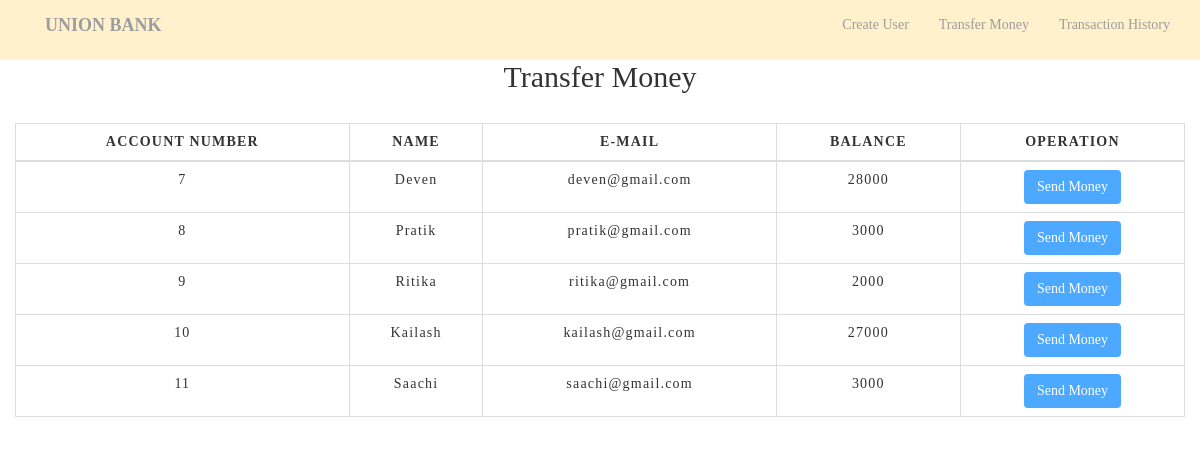
/transfer-money.php, run on the app's committed database.
### tables this page shows
CREATE TABLE `customer` (
  `Account_Holder` varchar(40) NOT NULL,
  `Email_Id` varchar(40) NOT NULL,
  `Account_Balance` int(11) NOT NULL DEFAULT 0,
  `Account_Number` int(11) NOT NULL
);

### transfer-money.php (the view, shortened to what this page needs)
<!doctype html>
<html lang="en">
<head>
  <link rel="stylesheet" href="https://maxcdn.bootstrapcdn.com/bootstrap/3.4.1/css/bootstrap.min.css">
  <link href="css/table.css" rel="stylesheet" type="text/css" />
</head>
<body style="background-color:White">
<?php include 'header-footer.php' ?>
  <?php
        include 'configure.php';
        $sql = "SELECT * FROM customer";
        $result = mysqli_query($conn,$sql);
    ?>
  <br><br>
  <div class="container">
    <center>
      <h2>Transfer Money</h2>
    </center>
    <br>
    <div class="row">
      <div class="col">
        <div class="table-responsive-sm">
          <table class="table table-hover table-sm  table-bordered ">
            <thead>
              <tr>
                <th scope="col" class="text-center ">ACCOUNT NUMBER</th>
                <th scope="col" class="text-center ">NAME</th>
                <th scope="col" class="text-center ">E-MAIL</th>
                <th scope="col" class="text-center ">BALANCE</th>
                <th scope="col" class="text-center ">OPERATION</th>
              </tr>
            </thead>
            <tbody>
              <?php
                          while($row=mysqli_fetch_assoc($result) ){
                          ?>
              <tr>
                <td class="text-center "><?php echo $row['Account_Number'];?></td>
                <td class="text-center "><?php echo $row['Account_Holder'];?></td>
                <td class="text-center "><?php echo $row['Email_Id'];?></td>
                <td class="text-center "><?php echo $row['Account_Balance'];?></td>
                <td class="text-center "><a href="selecteduserdetail.php?id= <?php echo $row['Account_Number'] ;?>"> <button type="button" class="btn" color= "#fff1cc">Send Money</button></a></td>
              </tr>
              <?php } ?>
            </tbody>
          </table>
        </div>
      </div>
    </div>
  </div>
</body>
</html>

### header-footer.php (shortened to what this page needs)
<nav class="navbar-inverse navbar-fixed-top " style="background-color:#fff1cc">
  <div class="container">
    <div class="navbar-header" style="font-color:black">
      <a href="index.php" class="navbar-brand"><b>UNION BANK</b></a>
    </div>
    <div class=" collapse navbar-collapse">
      <ul class="nav navbar-nav navbar-right">
        <li>
          <a href="create-user.php">Create User</a>
        </li>
        <li>
          <a href="transfer-money.php">Transfer Money</a>
        </li>
        <li>
          <a href="transactionhistory.php">Transaction History</a>
        </li>
      </ul>
    </div>
  </div>
</nav>
<footer id="futer" style="background-color:#fff1cc">
  <p>
    <center>
    </center>
  </p>
</footer>

### css/table.css (style rules this page uses)
* { padding: 0; margin: 0; box-sizing: border-box; font-family: "Times New Roman", Times, serif; }
#futer { position: fixed; padding: 10px 0; background-color:#cce6ff; width: 100% }
table { letter-spacing: 1.2px; }
td { text-align: center; }
button { border:none; background:#4da9ff; color:white; transition: 1s; }

### data on the page
customer: Account_Number "7", Account_Holder "Deven", Email_Id "deven@gmail.com", Account_Balance "28000"
customer: Account_Number "8", Account_Holder "Pratik", Email_Id "pratik@gmail.com", Account_Balance "3000"
customer: Account_Number "9", Account_Holder "Ritika", Email_Id "ritika@gmail.com", Account_Balance "2000"
customer: Account_Number "10", Account_Holder "Kailash", Email_Id "kailash@gmail.com", Account_Balance "27000"
customer: Account_Number "11", Account_Holder "Saachi", Email_Id "saachi@gmail.com", Account_Balance "3000"
